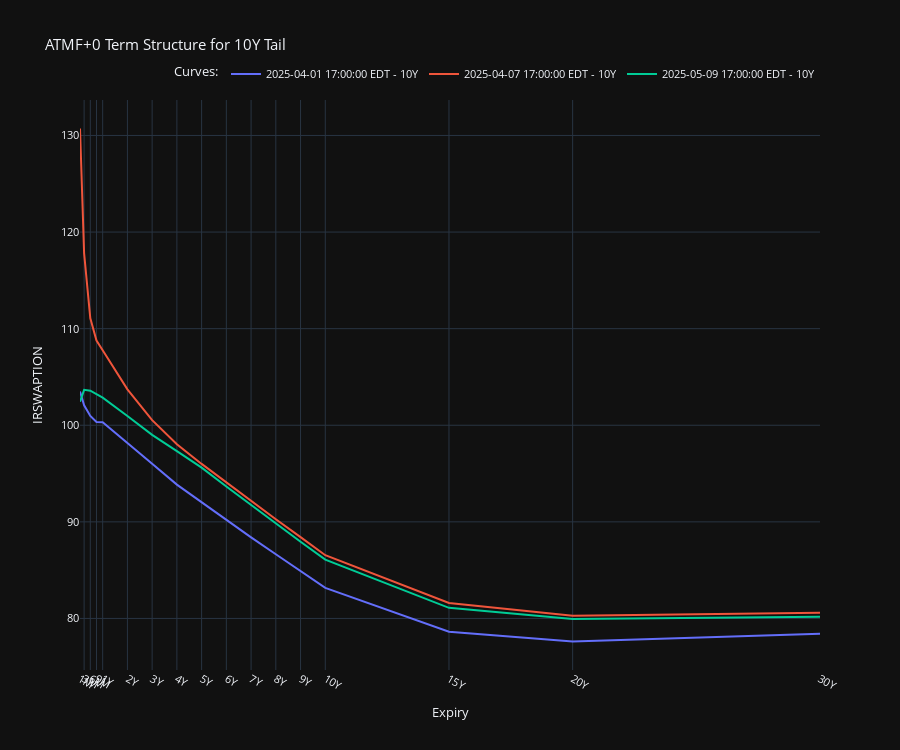

The notebook cell this image was saved under:
### Code cell
usd_swaptions.term_structure_plotter(dates=[datetime(2025, 4, 1), datetime(2025, 4, 7), datetime(2025, 5, 9)], tail="10Y")

### Figure 1 — Plotly figure (JSON) as saved in the notebook; plotly's stock layout.template omitted (floating-point values rounded to 4 significant figures)
{"data": [{"mode": "lines", "name": "2025-04-01 17:00:00 EDT - 10Y", "type": "scatter", "x": [1, 3, 6, 9, 12, 24, 36, 48, 60, 72, 84, 96, 108, 120, 180, 240, 360], "y": [103.5, 102.1, 101.0, 100.3, 100.3, 98.21, 96.01, 93.86, 92.0, 90.21, 88.39, 86.65, 84.9, 83.16, 78.63, 77.61, 78.4]}, {"mode": "lines", "name": "2025-04-07 17:00:00 EDT - 10Y", "type": "scatter", "x": [1, 3, 6, 9, 12, 24, 36, 48, 60, 72, 84, 96, 108, 120, 180, 240, 360], "y": [130.7, 117.8, 111.1, 108.8, 107.8, 103.7, 100.5, 98.03, 96.0, 94.08, 92.13, 90.28, 88.41, 86.55, 81.6, 80.29, 80.58]}, {"mode": "lines", "name": "2025-05-09 17:00:00 EDT - 10Y", "type": "scatter", "x": [1, 3, 6, 9, 12, 24, 36, 48, 60, 72, 84, 96, 108, 120, 180, 240, 360], "y": [102.4, 103.7, 103.6, 103.2, 102.9, 101.0, 99.0, 97.32, 95.61, 93.66, 91.73, 89.82, 87.94, 86.1, 81.1, 79.94, 80.18]}], "layout": {"font": {"size": 11}, "height": 750, "legend": {"orientation": "h", "title": {"text": "Curves:"}, "x": 1, "xanchor": "right", "y": 1.02, "yanchor": "bottom"}, "showlegend": true, "title": {"text": "ATMF+0 Term Structure for 10Y Tail"}, "xaxis": {"showgrid": true, "showspikes": true, "spikecolor": "white", "spikemode": "across", "spikesnap": "cursor", "ticktext": ["1M", "3M", "6M", "9M", "1Y", "2Y", "3Y", "4Y", "5Y", "6Y", "7Y", "8Y", "9Y", "10Y", "15Y", "20Y", "30Y"], "tickvals": [1, 3, 6, 9, 12, 24, 36, 48, 60, 72, 84, 96, 108, 120, 180, 240, 360], "title": {"text": "Expiry"}}, "yaxis": {"showgrid": true, "showspikes": true, "spikecolor": "white", "spikesnap": "cursor", "spikethickness": 0.5, "title": {"text": "IRSWAPTION"}}}}
